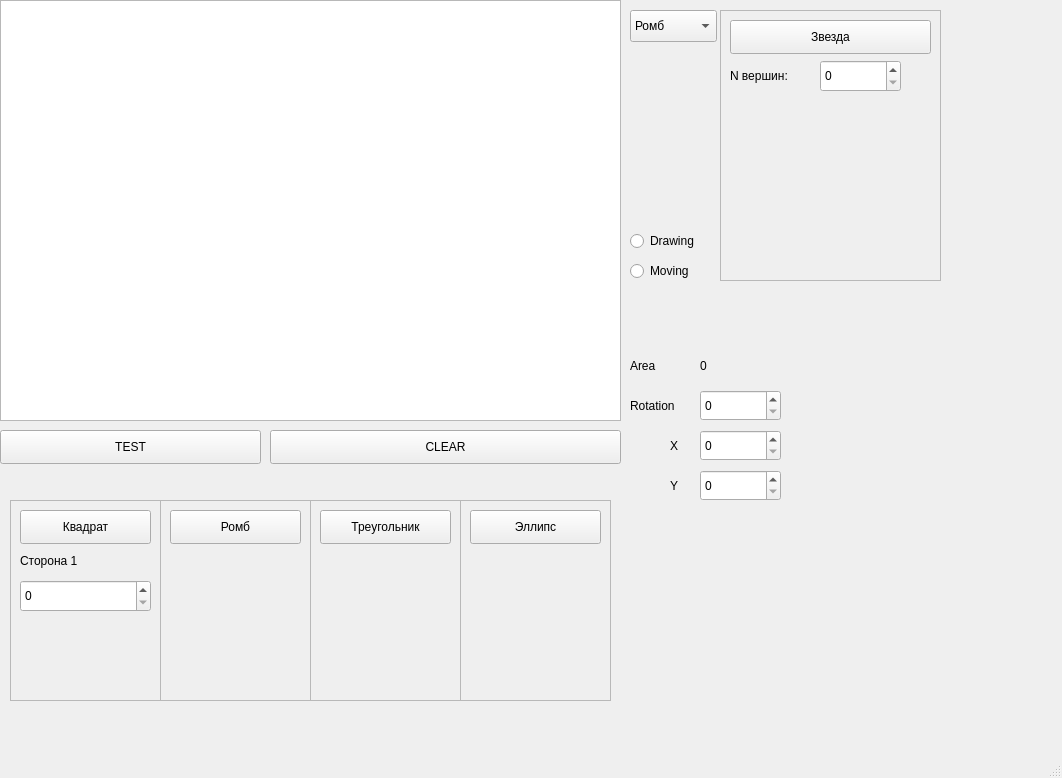
<?xml version="1.0" encoding="UTF-8"?>
<ui version="4.0">
 <class>MainWindow</class>
 <widget class="QMainWindow" name="MainWindow">
  <property name="geometry">
   <rect>
    <x>0</x>
    <y>0</y>
    <width>1062</width>
    <height>778</height>
   </rect>
  </property>
  <property name="windowTitle">
   <string>MainWindow</string>
  </property>
  <widget class="QWidget" name="centralwidget">
   <widget class="QGraphicsView" name="graphicsView">
    <property name="geometry">
     <rect>
      <x>0</x>
      <y>0</y>
      <width>621</width>
      <height>421</height>
     </rect>
    </property>
   </widget>
   <widget class="QRadioButton" name="radioButton_2">
    <property name="geometry">
     <rect>
      <x>630</x>
      <y>230</y>
      <width>83</width>
      <height>22</height>
     </rect>
    </property>
    <property name="text">
     <string>Drawing</string>
    </property>
   </widget>
   <widget class="QRadioButton" name="radioButton">
    <property name="geometry">
     <rect>
      <x>630</x>
      <y>260</y>
      <width>83</width>
      <height>22</height>
     </rect>
    </property>
    <property name="text">
     <string>Moving</string>
    </property>
   </widget>
   <widget class="QPushButton" name="clearscene">
    <property name="geometry">
     <rect>
      <x>270</x>
      <y>430</y>
      <width>351</width>
      <height>34</height>
     </rect>
    </property>
    <property name="text">
     <string>CLEAR</string>
    </property>
   </widget>
   <widget class="QPushButton" name="TEST">
    <property name="geometry">
     <rect>
      <x>0</x>
      <y>430</y>
      <width>261</width>
      <height>34</height>
     </rect>
    </property>
    <property name="text">
     <string>TEST</string>
    </property>
   </widget>
   <widget class="QComboBox" name="comboBox">
    <property name="geometry">
     <rect>
      <x>630</x>
      <y>10</y>
      <width>87</width>
      <height>32</height>
     </rect>
    </property>
    <item>
     <property name="text">
      <string>Ромб</string>
     </property>
    </item>
    <item>
     <property name="text">
      <string>Квадрат</string>
     </property>
    </item>
    <item>
     <property name="text">
      <string>Треугольник</string>
     </property>
    </item>
    <item>
     <property name="text">
      <string>Эллипс</string>
     </property>
    </item>
    <item>
     <property name="text">
      <string>Звезда</string>
     </property>
    </item>
   </widget>
   <widget class="QFrame" name="frame_1">
    <property name="geometry">
     <rect>
      <x>160</x>
      <y>500</y>
      <width>151</width>
      <height>201</height>
     </rect>
    </property>
    <property name="frameShape">
     <enum>QFrame::StyledPanel</enum>
    </property>
    <property name="frameShadow">
     <enum>QFrame::Raised</enum>
    </property>
    <widget class="QPushButton" name="romb">
     <property name="geometry">
      <rect>
       <x>10</x>
       <y>10</y>
       <width>131</width>
       <height>34</height>
      </rect>
     </property>
     <property name="text">
      <string>Ромб</string>
     </property>
    </widget>
   </widget>
   <widget class="QFrame" name="frame_2">
    <property name="geometry">
     <rect>
      <x>10</x>
      <y>500</y>
      <width>151</width>
      <height>201</height>
     </rect>
    </property>
    <property name="frameShape">
     <enum>QFrame::StyledPanel</enum>
    </property>
    <property name="frameShadow">
     <enum>QFrame::Raised</enum>
    </property>
    <widget class="QPushButton" name="square">
     <property name="geometry">
      <rect>
       <x>10</x>
       <y>10</y>
       <width>131</width>
       <height>34</height>
      </rect>
     </property>
     <property name="text">
      <string>Квадрат</string>
     </property>
    </widget>
    <widget class="QSpinBox" name="spinBox">
     <property name="geometry">
      <rect>
       <x>10</x>
       <y>80</y>
       <width>131</width>
       <height>32</height>
      </rect>
     </property>
    </widget>
    <widget class="QLabel" name="label">
     <property name="geometry">
      <rect>
       <x>10</x>
       <y>50</y>
       <width>131</width>
       <height>21</height>
      </rect>
     </property>
     <property name="text">
      <string>Сторона 1</string>
     </property>
    </widget>
   </widget>
   <widget class="QFrame" name="frame_3">
    <property name="geometry">
     <rect>
      <x>310</x>
      <y>500</y>
      <width>151</width>
      <height>201</height>
     </rect>
    </property>
    <property name="frameShape">
     <enum>QFrame::StyledPanel</enum>
    </property>
    <property name="frameShadow">
     <enum>QFrame::Raised</enum>
    </property>
    <widget class="QPushButton" name="triangle">
     <property name="geometry">
      <rect>
       <x>10</x>
       <y>10</y>
       <width>131</width>
       <height>34</height>
      </rect>
     </property>
     <property name="text">
      <string>Треугольник</string>
     </property>
    </widget>
   </widget>
   <widget class="QFrame" name="frame_4">
    <property name="geometry">
     <rect>
      <x>460</x>
      <y>500</y>
      <width>151</width>
      <height>201</height>
     </rect>
    </property>
    <property name="frameShape">
     <enum>QFrame::StyledPanel</enum>
    </property>
    <property name="frameShadow">
     <enum>QFrame::Raised</enum>
    </property>
    <widget class="QPushButton" name="ellipse">
     <property name="geometry">
      <rect>
       <x>10</x>
       <y>10</y>
       <width>131</width>
       <height>34</height>
      </rect>
     </property>
     <property name="text">
      <string>Эллипс</string>
     </property>
    </widget>
   </widget>
   <widget class="QFrame" name="frame_5">
    <property name="geometry">
     <rect>
      <x>720</x>
      <y>10</y>
      <width>221</width>
      <height>271</height>
     </rect>
    </property>
    <property name="frameShape">
     <enum>QFrame::StyledPanel</enum>
    </property>
    <property name="frameShadow">
     <enum>QFrame::Raised</enum>
    </property>
    <widget class="QPushButton" name="star">
     <property name="geometry">
      <rect>
       <x>10</x>
       <y>10</y>
       <width>201</width>
       <height>34</height>
      </rect>
     </property>
     <property name="text">
      <string>Звезда</string>
     </property>
    </widget>
    <widget class="QLabel" name="label_2">
     <property name="geometry">
      <rect>
       <x>10</x>
       <y>50</y>
       <width>81</width>
       <height>31</height>
      </rect>
     </property>
     <property name="text">
      <string>N вершин:</string>
     </property>
    </widget>
    <widget class="QSpinBox" name="spinBox_number">
     <property name="geometry">
      <rect>
       <x>100</x>
       <y>50</y>
       <width>81</width>
       <height>32</height>
      </rect>
     </property>
    </widget>
   </widget>
   <widget class="QSpinBox" name="spinBox_rotation">
    <property name="geometry">
     <rect>
      <x>700</x>
      <y>390</y>
      <width>81</width>
      <height>31</height>
     </rect>
    </property>
   </widget>
   <widget class="QLabel" name="rotation">
    <property name="geometry">
     <rect>
      <x>630</x>
      <y>390</y>
      <width>61</width>
      <height>31</height>
     </rect>
    </property>
    <property name="text">
     <string>Rotation</string>
    </property>
   </widget>
   <widget class="QSpinBox" name="spinBox_rotationX">
    <property name="geometry">
     <rect>
      <x>700</x>
      <y>430</y>
      <width>81</width>
      <height>31</height>
     </rect>
    </property>
   </widget>
   <widget class="QSpinBox" name="spinBox_rotationY">
    <property name="geometry">
     <rect>
      <x>700</x>
      <y>470</y>
      <width>81</width>
      <height>31</height>
     </rect>
    </property>
   </widget>
   <widget class="QLabel" name="rotationX">
    <property name="geometry">
     <rect>
      <x>670</x>
      <y>430</y>
      <width>21</width>
      <height>31</height>
     </rect>
    </property>
    <property name="text">
     <string>X</string>
    </property>
   </widget>
   <widget class="QLabel" name="label_5">
    <property name="geometry">
     <rect>
      <x>670</x>
      <y>470</y>
      <width>21</width>
      <height>31</height>
     </rect>
    </property>
    <property name="text">
     <string>Y</string>
    </property>
   </widget>
   <widget class="QLabel" name="square_2">
    <property name="geometry">
     <rect>
      <x>630</x>
      <y>350</y>
      <width>61</width>
      <height>31</height>
     </rect>
    </property>
    <property name="text">
     <string>Area</string>
    </property>
   </widget>
   <widget class="QLabel" name="area">
    <property name="geometry">
     <rect>
      <x>700</x>
      <y>350</y>
      <width>61</width>
      <height>31</height>
     </rect>
    </property>
    <property name="text">
     <string>0</string>
    </property>
   </widget>
  </widget>
  <widget class="QMenuBar" name="menubar">
   <property name="geometry">
    <rect>
     <x>0</x>
     <y>0</y>
     <width>1062</width>
     <height>30</height>
    </rect>
   </property>
  </widget>
  <widget class="QStatusBar" name="statusbar"/>
 </widget>
 <resources/>
 <connections/>
</ui>
